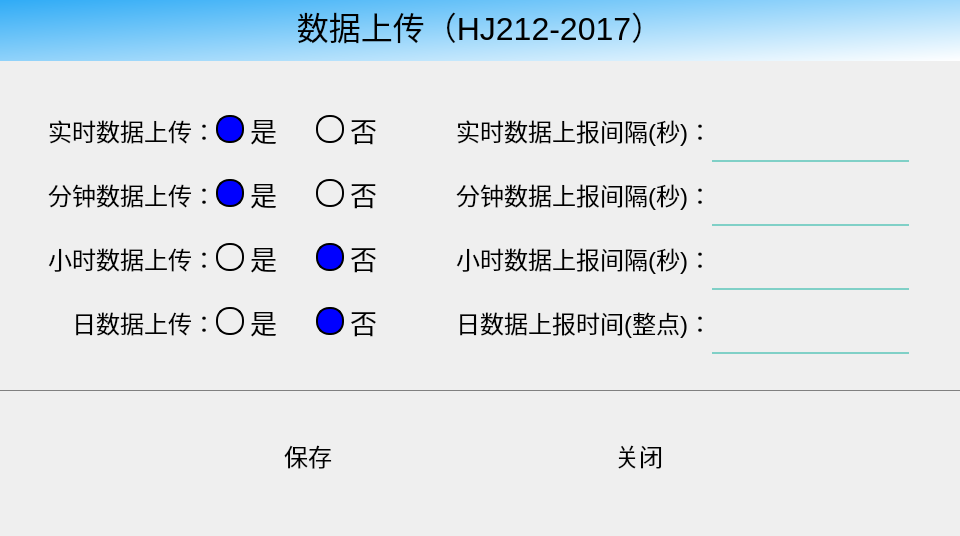
<?xml version="1.0" encoding="UTF-8"?>
<ui version="4.0">
 <class>DialogSetupDataUp</class>
 <widget class="QDialog" name="DialogSetupDataUp">
  <property name="geometry">
   <rect>
    <x>0</x>
    <y>0</y>
    <width>960</width>
    <height>536</height>
   </rect>
  </property>
  <property name="windowTitle">
   <string>Dialog</string>
  </property>
  <widget class="QWidget" name="horizontalLayoutWidget">
   <property name="geometry">
    <rect>
     <x>0</x>
     <y>0</y>
     <width>1051</width>
     <height>531</height>
    </rect>
   </property>
   <layout class="QHBoxLayout" name="hLayoutMain" stretch="0">
    <property name="spacing">
     <number>0</number>
    </property>
    <property name="leftMargin">
     <number>0</number>
    </property>
    <property name="topMargin">
     <number>0</number>
    </property>
    <property name="rightMargin">
     <number>0</number>
    </property>
    <property name="bottomMargin">
     <number>0</number>
    </property>
    <item>
     <layout class="QVBoxLayout" name="verticalLayout" stretch="0">
      <property name="spacing">
       <number>0</number>
      </property>
      <property name="leftMargin">
       <number>0</number>
      </property>
      <property name="topMargin">
       <number>0</number>
      </property>
      <property name="rightMargin">
       <number>0</number>
      </property>
      <property name="bottomMargin">
       <number>0</number>
      </property>
      <item>
       <widget class="QFrame" name="frameParaments">
        <property name="styleSheet">
         <string notr="true">background-color: transparent;color:white;</string>
        </property>
        <property name="frameShape">
         <enum>QFrame::NoFrame</enum>
        </property>
        <property name="frameShadow">
         <enum>QFrame::Raised</enum>
        </property>
        <property name="lineWidth">
         <number>0</number>
        </property>
        <widget class="QWidget" name="layoutWidget_2">
         <property name="geometry">
          <rect>
           <x>48</x>
           <y>68</y>
           <width>861</width>
           <height>311</height>
          </rect>
         </property>
         <layout class="QGridLayout" name="gridLayout" rowstretch="1,1,1,1,1" columnstretch="1,0,0,0,0">
          <property name="leftMargin">
           <number>0</number>
          </property>
          <property name="topMargin">
           <number>30</number>
          </property>
          <property name="rightMargin">
           <number>0</number>
          </property>
          <property name="bottomMargin">
           <number>0</number>
          </property>
          <property name="spacing">
           <number>0</number>
          </property>
          <item row="0" column="4">
           <layout class="QHBoxLayout" name="horizontalLayout_19">
            <item>
             <widget class="QLineEdit" name="DATA_UPLOAD_REAL">
              <property name="enabled">
               <bool>true</bool>
              </property>
              <property name="minimumSize">
               <size>
                <width>100</width>
                <height>64</height>
               </size>
              </property>
              <property name="maximumSize">
               <size>
                <width>200</width>
                <height>64</height>
               </size>
              </property>
              <property name="font">
               <font>
                <pointsize>20</pointsize>
               </font>
              </property>
              <property name="autoFillBackground">
               <bool>false</bool>
              </property>
              <property name="styleSheet">
               <string notr="true">background-color: transparent;
color: black;
border-width:0;
border-style:outset;
border-bottom:2px solid #80d0c7;</string>
              </property>
              <property name="text">
               <string/>
              </property>
              <property name="echoMode">
               <enum>QLineEdit::Normal</enum>
              </property>
              <property name="readOnly">
               <bool>false</bool>
              </property>
             </widget>
            </item>
           </layout>
          </item>
          <item row="1" column="4">
           <layout class="QHBoxLayout" name="horizontalLayout_7">
            <item>
             <widget class="QLineEdit" name="DATA_UPLOAD_MINUTE">
              <property name="enabled">
               <bool>true</bool>
              </property>
              <property name="minimumSize">
               <size>
                <width>100</width>
                <height>64</height>
               </size>
              </property>
              <property name="maximumSize">
               <size>
                <width>200</width>
                <height>64</height>
               </size>
              </property>
              <property name="font">
               <font>
                <pointsize>20</pointsize>
               </font>
              </property>
              <property name="autoFillBackground">
               <bool>false</bool>
              </property>
              <property name="styleSheet">
               <string notr="true">background-color: transparent;
color: black;
border-width:0;
border-style:outset;
border-bottom:2px solid #80d0c7;</string>
              </property>
              <property name="text">
               <string/>
              </property>
              <property name="echoMode">
               <enum>QLineEdit::Normal</enum>
              </property>
              <property name="readOnly">
               <bool>false</bool>
              </property>
             </widget>
            </item>
           </layout>
          </item>
          <item row="0" column="0">
           <layout class="QHBoxLayout" name="horizontalLayout_17">
            <item>
             <widget class="QLabel" name="lbRealDataUP">
              <property name="minimumSize">
               <size>
                <width>0</width>
                <height>64</height>
               </size>
              </property>
              <property name="font">
               <font>
                <pointsize>18</pointsize>
               </font>
              </property>
              <property name="styleSheet">
               <string notr="true">background-color: transparent;
color: black;</string>
              </property>
              <property name="text">
               <string>实时数据上传：</string>
              </property>
              <property name="alignment">
               <set>Qt::AlignRight|Qt::AlignTrailing|Qt::AlignVCenter</set>
              </property>
             </widget>
            </item>
           </layout>
          </item>
          <item row="1" column="0">
           <widget class="QLabel" name="lbMinDataUp">
            <property name="minimumSize">
             <size>
              <width>0</width>
              <height>64</height>
             </size>
            </property>
            <property name="font">
             <font>
              <pointsize>18</pointsize>
             </font>
            </property>
            <property name="styleSheet">
             <string notr="true">background-color: transparent;
color: black;</string>
            </property>
            <property name="text">
             <string>分钟数据上传：</string>
            </property>
            <property name="alignment">
             <set>Qt::AlignRight|Qt::AlignTrailing|Qt::AlignVCenter</set>
            </property>
           </widget>
          </item>
          <item row="2" column="4">
           <layout class="QHBoxLayout" name="horizontalLayout_2">
            <property name="spacing">
             <number>0</number>
            </property>
            <item>
             <widget class="QLineEdit" name="DATA_UPLOAD_HOUR">
              <property name="enabled">
               <bool>true</bool>
              </property>
              <property name="minimumSize">
               <size>
                <width>100</width>
                <height>64</height>
               </size>
              </property>
              <property name="maximumSize">
               <size>
                <width>200</width>
                <height>64</height>
               </size>
              </property>
              <property name="font">
               <font>
                <pointsize>20</pointsize>
               </font>
              </property>
              <property name="autoFillBackground">
               <bool>false</bool>
              </property>
              <property name="styleSheet">
               <string notr="true">background-color: transparent;
color: black;
border-width:0;
border-style:outset;
border-bottom:2px solid #80d0c7;</string>
              </property>
              <property name="text">
               <string/>
              </property>
              <property name="echoMode">
               <enum>QLineEdit::Normal</enum>
              </property>
              <property name="readOnly">
               <bool>false</bool>
              </property>
             </widget>
            </item>
           </layout>
          </item>
          <item row="0" column="3">
           <layout class="QHBoxLayout" name="horizontalLayout_16">
            <item>
             <widget class="QLabel" name="lbIpDATA_UPLOAD_REAL">
              <property name="minimumSize">
               <size>
                <width>0</width>
                <height>64</height>
               </size>
              </property>
              <property name="font">
               <font>
                <pointsize>18</pointsize>
               </font>
              </property>
              <property name="styleSheet">
               <string notr="true">background-color: transparent;
color: black;</string>
              </property>
              <property name="text">
               <string>实时数据上报间隔(秒)：</string>
              </property>
              <property name="alignment">
               <set>Qt::AlignRight|Qt::AlignTrailing|Qt::AlignVCenter</set>
              </property>
             </widget>
            </item>
           </layout>
          </item>
          <item row="2" column="0">
           <widget class="QLabel" name="lbHourDataUp">
            <property name="minimumSize">
             <size>
              <width>0</width>
              <height>64</height>
             </size>
            </property>
            <property name="font">
             <font>
              <pointsize>18</pointsize>
             </font>
            </property>
            <property name="styleSheet">
             <string notr="true">background-color: transparent;
color: black;</string>
            </property>
            <property name="text">
             <string>小时数据上传：</string>
            </property>
            <property name="alignment">
             <set>Qt::AlignRight|Qt::AlignTrailing|Qt::AlignVCenter</set>
            </property>
           </widget>
          </item>
          <item row="3" column="0">
           <widget class="QLabel" name="lbDayDataUp">
            <property name="minimumSize">
             <size>
              <width>0</width>
              <height>64</height>
             </size>
            </property>
            <property name="font">
             <font>
              <pointsize>18</pointsize>
             </font>
            </property>
            <property name="styleSheet">
             <string notr="true">background-color: transparent;
color: black;</string>
            </property>
            <property name="text">
             <string>日数据上传：</string>
            </property>
            <property name="alignment">
             <set>Qt::AlignRight|Qt::AlignTrailing|Qt::AlignVCenter</set>
            </property>
           </widget>
          </item>
          <item row="0" column="2">
           <widget class="QLabel" name="label_6">
            <property name="minimumSize">
             <size>
              <width>40</width>
              <height>64</height>
             </size>
            </property>
            <property name="font">
             <font>
              <pointsize>20</pointsize>
             </font>
            </property>
            <property name="styleSheet">
             <string notr="true">background-color: transparent;</string>
            </property>
            <property name="text">
             <string/>
            </property>
            <property name="alignment">
             <set>Qt::AlignRight|Qt::AlignTrailing|Qt::AlignVCenter</set>
            </property>
           </widget>
          </item>
          <item row="0" column="1">
           <layout class="QHBoxLayout" name="horizontalLayout_18">
            <item>
             <widget class="QRadioButton" name="rbYes_Real">
              <property name="minimumSize">
               <size>
                <width>100</width>
                <height>0</height>
               </size>
              </property>
              <property name="font">
               <font>
                <pointsize>20</pointsize>
               </font>
              </property>
              <property name="styleSheet">
               <string notr="true">QRadioButton::indicator {
      width: 24px;
      height: 24px;
      border-width:2px; 
}

QRadioButton::indicator::unchecked {   
      background-color:       transparent;
      border:                 2px solid black;
      border-radius:          13px !important; 
}

QRadioButton::indicator::checked {    
      background-color:      blue;
      border:                 2px solid black;
      border-radius:          13px !important; 
}
 
QRadioButton{
background-color: transparent;
color:black;
}</string>
              </property>
              <property name="text">
               <string>是</string>
              </property>
              <property name="checked">
               <bool>true</bool>
              </property>
              <attribute name="buttonGroup">
               <string notr="true">buttonGroup</string>
              </attribute>
             </widget>
            </item>
            <item>
             <widget class="QRadioButton" name="rbNo_Real">
              <property name="minimumSize">
               <size>
                <width>100</width>
                <height>0</height>
               </size>
              </property>
              <property name="font">
               <font>
                <pointsize>20</pointsize>
               </font>
              </property>
              <property name="styleSheet">
               <string notr="true">QRadioButton::indicator {
      width: 24px;
      height: 24px;
      border-width:2px; 
}

QRadioButton::indicator::unchecked {   
      background-color:       transparent;
      border:                 2px solid black;
      border-radius:          13px !important; 
}

QRadioButton::indicator::checked {    
      background-color:      blue;
      border:                 2px solid black;
      border-radius:          13px !important; 
}
 
QRadioButton{
background-color: transparent;
color:black;
}</string>
              </property>
              <property name="text">
               <string>否</string>
              </property>
              <property name="checked">
               <bool>false</bool>
              </property>
              <attribute name="buttonGroup">
               <string notr="true">buttonGroup</string>
              </attribute>
             </widget>
            </item>
           </layout>
          </item>
          <item row="3" column="1">
           <layout class="QHBoxLayout" name="horizontalLayout_6">
            <item>
             <widget class="QRadioButton" name="rbYes_Day">
              <property name="font">
               <font>
                <pointsize>20</pointsize>
               </font>
              </property>
              <property name="styleSheet">
               <string notr="true">QRadioButton::indicator {
      width: 24px;
      height: 24px;
      border-width:2px; 
}

QRadioButton::indicator::unchecked {   
      background-color:       transparent;
      border:                 2px solid black;
      border-radius:          13px !important; 
}

QRadioButton::indicator::checked {    
      background-color:      blue;
      border:                 2px solid black;
      border-radius:          13px !important; 
}
 
QRadioButton{
background-color: transparent;
color:black;
}</string>
              </property>
              <property name="text">
               <string>是</string>
              </property>
              <property name="checked">
               <bool>false</bool>
              </property>
              <attribute name="buttonGroup">
               <string notr="true">buttonGroup_2</string>
              </attribute>
             </widget>
            </item>
            <item>
             <widget class="QRadioButton" name="rbNo_Day">
              <property name="font">
               <font>
                <pointsize>20</pointsize>
               </font>
              </property>
              <property name="styleSheet">
               <string notr="true">QRadioButton::indicator {
      width: 24px;
      height: 24px;
      border-width:2px; 
}

QRadioButton::indicator::unchecked {   
      background-color:       transparent;
      border:                 2px solid black;
      border-radius:          13px !important; 
}

QRadioButton::indicator::checked {    
      background-color:      blue;
      border:                 2px solid black;
      border-radius:          13px !important; 
}
 
QRadioButton{
background-color: transparent;
color:black;
}</string>
              </property>
              <property name="text">
               <string>否</string>
              </property>
              <property name="checked">
               <bool>true</bool>
              </property>
              <attribute name="buttonGroup">
               <string notr="true">buttonGroup_2</string>
              </attribute>
             </widget>
            </item>
           </layout>
          </item>
          <item row="1" column="1">
           <layout class="QHBoxLayout" name="horizontalLayout_5">
            <item>
             <widget class="QRadioButton" name="rbYes_Min">
              <property name="font">
               <font>
                <pointsize>20</pointsize>
               </font>
              </property>
              <property name="styleSheet">
               <string notr="true">QRadioButton::indicator {
      width: 24px;
      height: 24px;
      border-width:2px; 
}

QRadioButton::indicator::unchecked {   
      background-color:       transparent;
      border:                 2px solid black;
      border-radius:          13px !important; 
}

QRadioButton::indicator::checked {    
      background-color:      blue;
      border:                 2px solid black;
      border-radius:          13px !important; 
}
 
QRadioButton{
background-color: transparent;
color:black;
}</string>
              </property>
              <property name="text">
               <string>是</string>
              </property>
              <property name="checked">
               <bool>true</bool>
              </property>
              <attribute name="buttonGroup">
               <string notr="true">buttonGroup_3</string>
              </attribute>
             </widget>
            </item>
            <item>
             <widget class="QRadioButton" name="rbNo_Min">
              <property name="font">
               <font>
                <pointsize>20</pointsize>
               </font>
              </property>
              <property name="styleSheet">
               <string notr="true">QRadioButton::indicator {
      width: 24px;
      height: 24px;
      border-width:2px; 
}

QRadioButton::indicator::unchecked {   
      background-color:       transparent;
      border:                 2px solid black;
      border-radius:          13px !important; 
}

QRadioButton::indicator::checked {    
      background-color:      blue;
      border:                 2px solid black;
      border-radius:          13px !important; 
}
 
QRadioButton{
background-color: transparent;
color:black;
}</string>
              </property>
              <property name="text">
               <string>否</string>
              </property>
              <property name="checked">
               <bool>false</bool>
              </property>
              <attribute name="buttonGroup">
               <string notr="true">buttonGroup_3</string>
              </attribute>
             </widget>
            </item>
           </layout>
          </item>
          <item row="2" column="1">
           <layout class="QHBoxLayout" name="horizontalLayout_8">
            <property name="spacing">
             <number>0</number>
            </property>
            <item>
             <widget class="QRadioButton" name="rbYes_Hour">
              <property name="font">
               <font>
                <pointsize>20</pointsize>
               </font>
              </property>
              <property name="styleSheet">
               <string notr="true">QRadioButton::indicator {
      width: 24px;
      height: 24px;
      border-width:2px; 
}

QRadioButton::indicator::unchecked {   
      background-color:       transparent;
      border:                 2px solid black;
      border-radius:          13px !important; 
}

QRadioButton::indicator::checked {    
      background-color:      blue;
      border:                 2px solid black;
      border-radius:          13px !important; 
}
 
QRadioButton{
background-color: transparent;
color:black;
}</string>
              </property>
              <property name="text">
               <string>是</string>
              </property>
              <property name="checked">
               <bool>false</bool>
              </property>
              <attribute name="buttonGroup">
               <string notr="true">buttonGroup_4</string>
              </attribute>
             </widget>
            </item>
            <item>
             <widget class="QRadioButton" name="rbNo_Hour">
              <property name="font">
               <font>
                <pointsize>20</pointsize>
               </font>
              </property>
              <property name="styleSheet">
               <string notr="true">QRadioButton::indicator {
      width: 24px;
      height: 24px;
      border-width:2px; 
}

QRadioButton::indicator::unchecked {   
      background-color:       transparent;
      border:                 2px solid black;
      border-radius:          13px !important; 
}

QRadioButton::indicator::checked {    
      background-color:      blue;
      border:                 2px solid black;
      border-radius:          13px !important; 
}
 
QRadioButton{
background-color: transparent;
color:black;
}</string>
              </property>
              <property name="text">
               <string>否</string>
              </property>
              <property name="checked">
               <bool>true</bool>
              </property>
              <attribute name="buttonGroup">
               <string notr="true">buttonGroup_4</string>
              </attribute>
             </widget>
            </item>
           </layout>
          </item>
          <item row="1" column="3">
           <widget class="QLabel" name="lbDATA_UPLOAD_MINUTE">
            <property name="minimumSize">
             <size>
              <width>0</width>
              <height>64</height>
             </size>
            </property>
            <property name="font">
             <font>
              <pointsize>18</pointsize>
             </font>
            </property>
            <property name="styleSheet">
             <string notr="true">background-color: transparent;
color: black;</string>
            </property>
            <property name="text">
             <string>分钟数据上报间隔(秒)：</string>
            </property>
            <property name="alignment">
             <set>Qt::AlignRight|Qt::AlignTrailing|Qt::AlignVCenter</set>
            </property>
           </widget>
          </item>
          <item row="2" column="3">
           <widget class="QLabel" name="lbDATA_UPLOAD_HOUR">
            <property name="minimumSize">
             <size>
              <width>0</width>
              <height>64</height>
             </size>
            </property>
            <property name="font">
             <font>
              <pointsize>18</pointsize>
             </font>
            </property>
            <property name="styleSheet">
             <string notr="true">background-color: transparent;
color: black;</string>
            </property>
            <property name="text">
             <string>小时数据上报间隔(秒)：</string>
            </property>
            <property name="alignment">
             <set>Qt::AlignRight|Qt::AlignTrailing|Qt::AlignVCenter</set>
            </property>
           </widget>
          </item>
          <item row="3" column="4">
           <widget class="QLineEdit" name="DATA_UPLOAD_DAY">
            <property name="enabled">
             <bool>true</bool>
            </property>
            <property name="minimumSize">
             <size>
              <width>100</width>
              <height>64</height>
             </size>
            </property>
            <property name="maximumSize">
             <size>
              <width>200</width>
              <height>64</height>
             </size>
            </property>
            <property name="font">
             <font>
              <pointsize>20</pointsize>
             </font>
            </property>
            <property name="autoFillBackground">
             <bool>false</bool>
            </property>
            <property name="styleSheet">
             <string notr="true">background-color: transparent;
color: black;
border-width:0;
border-style:outset;
border-bottom:2px solid #80d0c7;</string>
            </property>
            <property name="text">
             <string/>
            </property>
            <property name="echoMode">
             <enum>QLineEdit::Normal</enum>
            </property>
            <property name="readOnly">
             <bool>false</bool>
            </property>
           </widget>
          </item>
          <item row="3" column="3">
           <widget class="QLabel" name="lbDATA_UPLOAD_DAY">
            <property name="minimumSize">
             <size>
              <width>0</width>
              <height>64</height>
             </size>
            </property>
            <property name="font">
             <font>
              <pointsize>18</pointsize>
             </font>
            </property>
            <property name="styleSheet">
             <string notr="true">background-color: transparent;
color: black;</string>
            </property>
            <property name="text">
             <string>日数据上报时间(整点)：</string>
            </property>
            <property name="alignment">
             <set>Qt::AlignRight|Qt::AlignTrailing|Qt::AlignVCenter</set>
            </property>
           </widget>
          </item>
         </layout>
        </widget>
        <widget class="QWidget" name="horizontalLayoutWidget_2">
         <property name="geometry">
          <rect>
           <x>47</x>
           <y>390</y>
           <width>861</width>
           <height>131</height>
          </rect>
         </property>
         <layout class="QHBoxLayout" name="horizontalLayout">
          <property name="leftMargin">
           <number>0</number>
          </property>
          <property name="topMargin">
           <number>0</number>
          </property>
          <property name="rightMargin">
           <number>8</number>
          </property>
          <item>
           <widget class="QToolButton" name="btnSave">
            <property name="minimumSize">
             <size>
              <width>128</width>
              <height>90</height>
             </size>
            </property>
            <property name="font">
             <font>
              <pointsize>18</pointsize>
             </font>
            </property>
            <property name="focusPolicy">
             <enum>Qt::NoFocus</enum>
            </property>
            <property name="styleSheet">
             <string notr="true">background: rgba(255,255,255,0); 
color:black</string>
            </property>
            <property name="text">
             <string>保存</string>
            </property>
            <property name="icon">
             <iconset resource="Images.qrc">
              <normaloff>:/Images/save_64.png</normaloff>:/Images/save_64.png</iconset>
            </property>
            <property name="iconSize">
             <size>
              <width>64</width>
              <height>64</height>
             </size>
            </property>
            <property name="toolButtonStyle">
             <enum>Qt::ToolButtonTextUnderIcon</enum>
            </property>
            <property name="autoRaise">
             <bool>true</bool>
            </property>
           </widget>
          </item>
          <item>
           <widget class="QToolButton" name="btnClose">
            <property name="minimumSize">
             <size>
              <width>128</width>
              <height>90</height>
             </size>
            </property>
            <property name="font">
             <font>
              <pointsize>18</pointsize>
             </font>
            </property>
            <property name="focusPolicy">
             <enum>Qt::NoFocus</enum>
            </property>
            <property name="styleSheet">
             <string notr="true">background: rgba(255,255,255,0);
color:black;</string>
            </property>
            <property name="text">
             <string>关闭</string>
            </property>
            <property name="icon">
             <iconset resource="Images.qrc">
              <normaloff>:/Images/cancel_64.png</normaloff>:/Images/cancel_64.png</iconset>
            </property>
            <property name="iconSize">
             <size>
              <width>64</width>
              <height>64</height>
             </size>
            </property>
            <property name="toolButtonStyle">
             <enum>Qt::ToolButtonTextUnderIcon</enum>
            </property>
            <property name="autoRaise">
             <bool>true</bool>
            </property>
           </widget>
          </item>
         </layout>
        </widget>
        <widget class="QLabel" name="label">
         <property name="geometry">
          <rect>
           <x>0</x>
           <y>-10</y>
           <width>960</width>
           <height>71</height>
          </rect>
         </property>
         <property name="font">
          <font>
           <pointsize>24</pointsize>
          </font>
         </property>
         <property name="styleSheet">
          <string notr="true">color: black;
background-color:  qlineargradient(spread:pad, x1:0, y1:0, x2:1, y2:1, stop:0 #20A5F5, stop:1 #FFFFFF);</string>
         </property>
         <property name="text">
          <string>数据上传（HJ212-2017）</string>
         </property>
         <property name="alignment">
          <set>Qt::AlignCenter</set>
         </property>
        </widget>
        <widget class="QFrame" name="frame_3">
         <property name="geometry">
          <rect>
           <x>0</x>
           <y>390</y>
           <width>1049</width>
           <height>1</height>
          </rect>
         </property>
         <property name="minimumSize">
          <size>
           <width>512</width>
           <height>0</height>
          </size>
         </property>
         <property name="maximumSize">
          <size>
           <width>11111111</width>
           <height>16777215</height>
          </size>
         </property>
         <property name="styleSheet">
          <string notr="true">background-color: gray;</string>
         </property>
         <property name="frameShape">
          <enum>QFrame::NoFrame</enum>
         </property>
         <property name="frameShadow">
          <enum>QFrame::Raised</enum>
         </property>
        </widget>
       </widget>
      </item>
     </layout>
    </item>
   </layout>
  </widget>
 </widget>
 <resources>
  <include location="Images.qrc"/>
 </resources>
 <connections/>
 <buttongroups>
  <buttongroup name="buttonGroup"/>
  <buttongroup name="buttonGroup_2"/>
  <buttongroup name="buttonGroup_3"/>
  <buttongroup name="buttonGroup_4"/>
 </buttongroups>
</ui>
